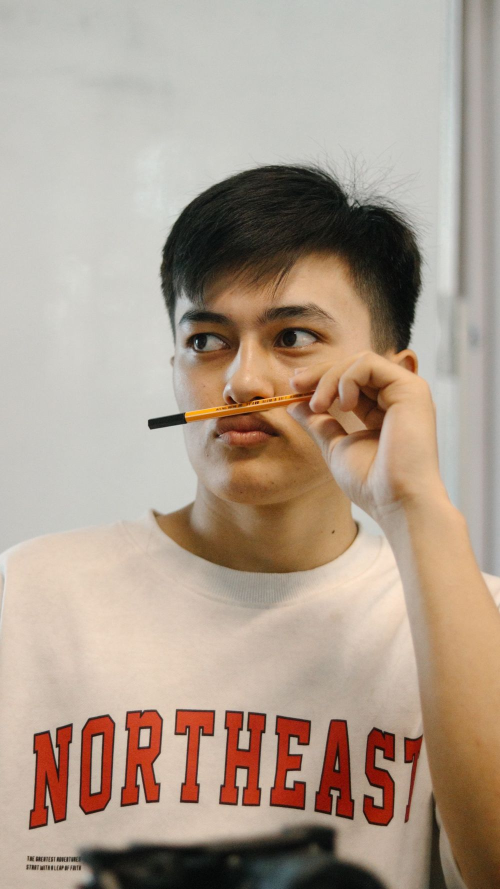
#> input picture site/img/portrait.jpg, 1000 x 1778 px (shown at 1/2 size)
$ python cut.py ../../../../../site/img/portrait.jpg out.png
#> lines starting #> are read from the running program, lines starting #| are printed output that depends on the picture
"""Фото -> вырезка в стиле «Красного коллажа».
   python scripts/cut.py media/фото.jpg a/img/имя.png [--mode dots|photo|clean] [--keep-bg]
                         [--crop л,в,п,н] [--contrast 1.2] [--cell 9] [--size 1000]

   dots  (по умолчанию) — ч/б полутон точками, как газетная печать (лица-«гравюры», предметы)
   photo — реалистичное ч/б фото, приглушённое, с зерном (главное «живое» лицо)
   clean — без обработки цвета, только вырезка (логотипы, свои картинки)
   --keep-bg — не убирать фон (прямоугольная вырезка)
Фон убирается через rembg (если установлен). PNG с прозрачностью режется по своей прозрачности.
Вокруг вырезки — тонкая кремовая кайма и мягкая тень.
"""
import argparse, math, sys
sys.stdout.reconfigure(encoding="utf-8")
import numpy as np
from PIL import Image, ImageDraw, ImageFilter, ImageOps

CREAM = (236, 226, 208)
INK = (18, 14, 14)

ap = argparse.ArgumentParser()
ap.add_argument("src"); ap.add_argument("dst")
ap.add_argument("--mode", default="dots", choices=["dots", "photo", "clean"])
ap.add_argument("--keep-bg", action="store_true")
ap.add_argument("--crop"); ap.add_argument("--contrast", type=float, default=1.15)
ap.add_argument("--cell", type=int, default=0); ap.add_argument("--size", type=int, default=1000)
ap.add_argument("--border", type=int, default=7)
a = ap.parse_args()

src = ImageOps.exif_transpose(Image.open(a.src))
#> src is the input picture: PIL image 1000x1778 RGB; mean R, G, B 174.3, 157.3, 142.1
if a.crop:
    l, t, r, b = [float(v) for v in a.crop.split(",")]
    src = src.crop((int(l * src.width), int(t * src.height), int(r * src.width), int(b * src.height)))
s = a.size / max(src.size)
#> s = 0.562
src = src.resize((max(1, int(src.width * s)), max(1, int(src.height * s))), Image.LANCZOS)
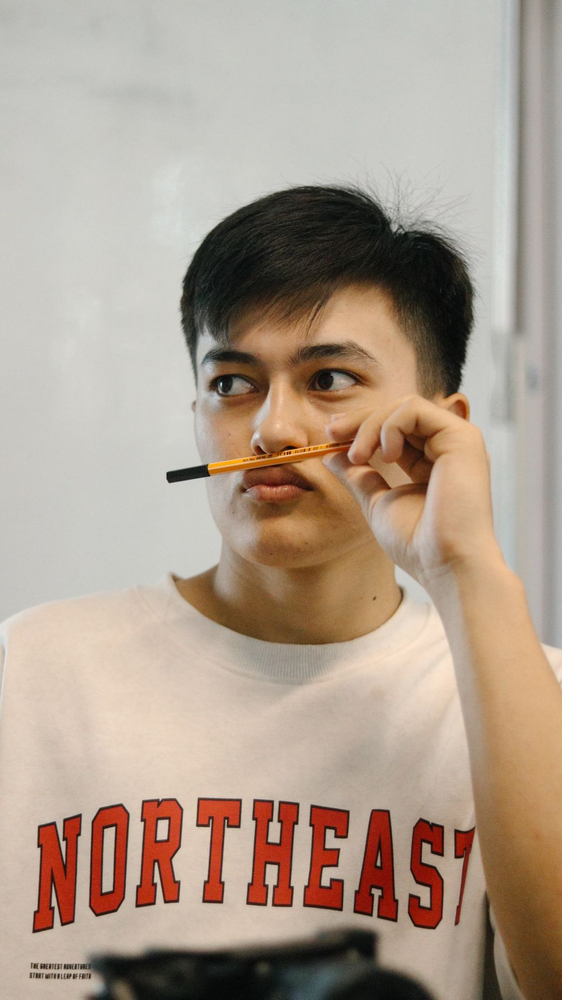
#> src: PIL image 562x1000 RGB; mean R, G, B 174.3, 157.3, 142.1
w, h = src.size
#> w = 562; h = 1000
rgba = src.convert("RGBA")

# --- маска
if a.keep_bg:
    mask = Image.new("L", (w, h), 255)
elif rgba.getchannel("A").getextrema()[0] < 128:
    mask = rgba.getchannel("A").point(lambda v: 255 if v > 127 else 0)
else:
    try:
        from rembg import new_session, remove
    except ImportError:
        raise SystemExit("Нужен rembg для удаления фона: pip install rembg  (или дай PNG без фона, или --keep-bg)")
#> (the run stopped early here; a loop or call above may not have finished)
